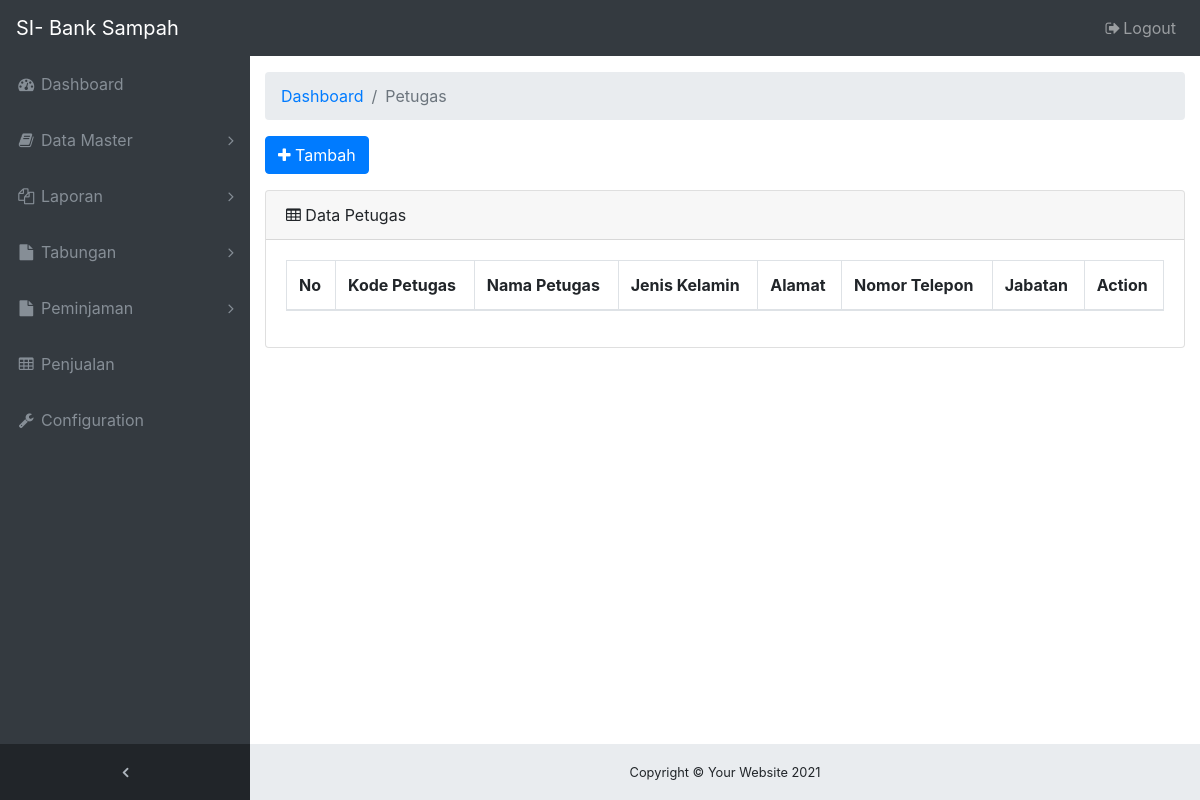
/ADMIN/menu-petugas.php (signed in), run on an earlier commit of the app's database.
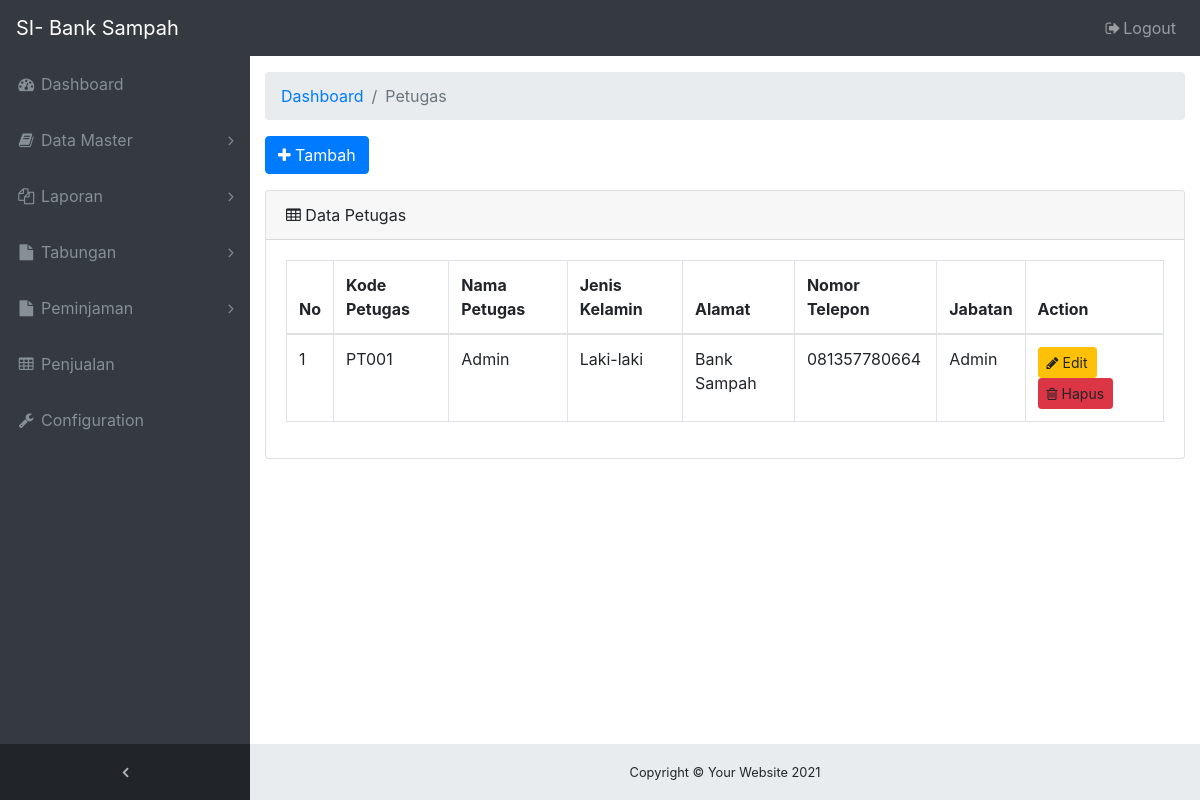
And on a later commit of the database.
### tables this page shows
CREATE TABLE `tb_petugas` (
  `id_petugas` int(11) NOT NULL,
  `kode_petugas` varchar(10) NOT NULL,
  `users_id` int(11) NOT NULL,
  `jabatan` varchar(30) NOT NULL
);

CREATE TABLE `tb_users` (
  `id` int(11) NOT NULL,
  `nama` varchar(150) NOT NULL,
  `jenis_kelamin` varchar(10) NOT NULL,
  `alamat` varchar(150) NOT NULL,
  `telp` varchar(32) NOT NULL,
  `username` varchar(32) NOT NULL,
  `password` varchar(32) NOT NULL,
  `level_user` int(11) NOT NULL
);

### ADMIN/menu-petugas.php (the view, shortened to what this page needs)
<!DOCTYPE html>
<html lang="en">
<head>
  <link href="vendor/bootstrap/css/bootstrap.min.css" rel="stylesheet">
  <link href="vendor/font-awesome/css/font-awesome.min.css" rel="stylesheet" type="text/css">
  <link href="vendor/datatables/dataTables.bootstrap4.css" rel="stylesheet">
  <link href="css/sb-admin.css" rel="stylesheet">
  <?php include 'navbar.php'; ?>
</head>
<body class="fixed-nav sticky-footer bg-dark" id="page-top">
  <div class="content-wrapper">
    <div class="container-fluid">
      <ol class="breadcrumb">
        <li class="breadcrumb-item">
          <a href="#">Dashboard</a>
        </li>
        <li class="breadcrumb-item active">Petugas</li>
      </ol>
      <div class="form-group">
        <a href="form-tambah-petugas.php" class="btn btn-primary"><i class="fa fa-plus"></i> Tambah</a>
      </div>
      <div class="card mb-3">
        <div class="card-header">
          <i class="fa fa-table"></i> Data Petugas</div>
        <div class="card-body">
          <div class="table-responsive">
            <table class="table table-bordered" id="dataTable" width="100%" cellspacing="0">
              <thead>
                <tr>
                  <th>No</th>
                  <th>Kode Petugas</th>
                  <th>Nama Petugas</th>
                  <th>Jenis Kelamin</th>
                  <th>Alamat</th>
                  <th>Nomor Telepon</th>
                  <th>Jabatan</th>
                  <th>Action</th>
                </tr>
              </thead>
              <tbody>
                <?php
                include('koneksi_db.php');
                $result = mysqli_query($koneksi,"SELECT p.*, u.*  FROM tb_petugas p, tb_users u where p.users_id = u.id");
                $nomor = 1;
                function decrypt_aes($string) {
                  $encrypt_method = "AES-256-CBC";
                  $secret_key = 'sadgjakgdkjafkj';
                  $secret_iv = 'This is my secret iv';
                  $key = hash('sha256', $secret_key);
                  $iv = substr(hash('sha256', $secret_iv), 0, 16);
                  $output = openssl_decrypt(base64_decode($string), $encrypt_method, $key, 0, $iv);
                  return $output;
                }
                ?>
                <?php
                  while($data = mysqli_fetch_array($result)) {
                    echo "<tr>";
                    echo "<td>".$nomor++."</td>";
                    echo "<td>".$data['kode_petugas']."</td>";
                    echo "<td>".decrypt_aes($data['nama'])."</td>";
                    echo "<td>".$data['jenis_kelamin']."</td>";
                    echo "<td>".decrypt_aes($data['alamat'])."</td>";
                    echo "<td>".decrypt_aes($data['telp'])."</td>";
                    echo "<td>".$data['jabatan']."</td>";
                    echo "<td>
                          <a href='form-edit-petugas.php?id=".$data['kode_petugas']."' class = 'btn btn-warning btn-sm'><i class='fa fa-pencil'></i> Edit</a>
                          <a data-href='proses-hapus-petugas.php?id=".$data['kode_petugas']."' class = 'btn btn-danger btn-sm' data-toggle='modal' data-target='#konfirmasi_hapus'><i class='fa fa-trash-o'></i> Hapus</a>
                          </td>";
                    echo "</tr>";
                  }
                 ?>
              </tbody>
            </table>
          </div>
        </div>
      </div>
    </div>
    <?php include 'footer.php'; ?>
  </div>
</body>
</html>

What changed in the data, as far as the page shows it:
now on this page (row edited): tb_petugas: kode_petugas "PT001", users.nama "Admin", users.jenis_kelamin "Laki-laki", users.alamat "Bank Sampah", users.telp "081357780664", jabatan "Admin"
